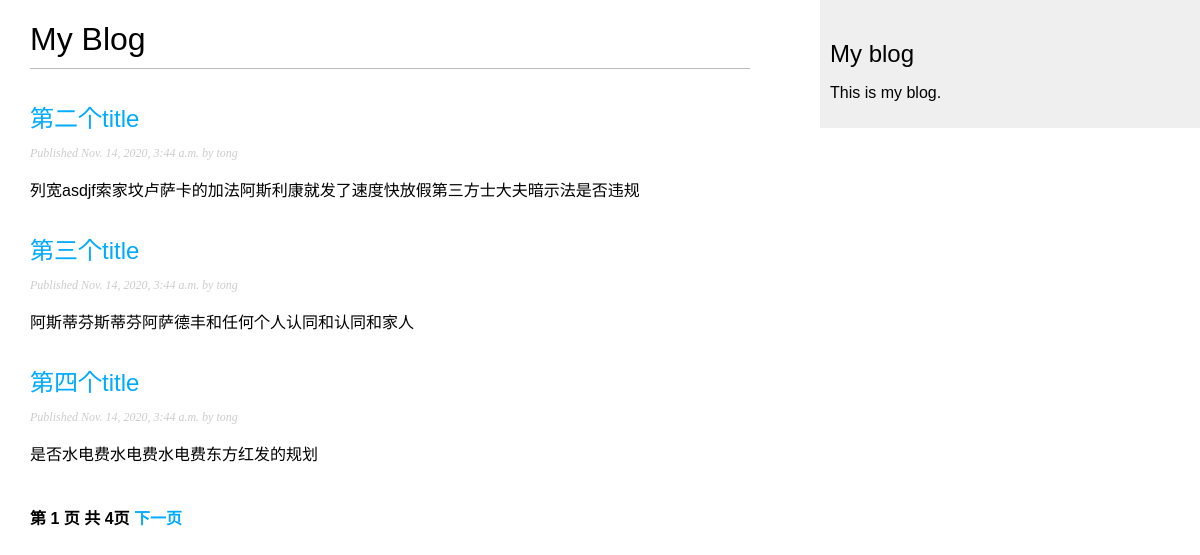
Screenshot of /blog/ with the database file from the repository.
### blog/models.py (models this page shows, shortened)
class Post(models.Model):
    STATUS_CHOICES = {
        ('draft', 'Draft'),
        ('published', 'Published')
    }
    title = models.CharField(max_length=250)
    slug = models.SlugField(max_length=250, unique_for_date='publish')
    author = models.ForeignKey(User, on_delete=models.CASCADE, related_name='blog_posts')
    body = models.TextField()
    publish = models.DateTimeField(default=timezone.now)
    created = models.DateTimeField(auto_now_add=True)
    updated = models.DateTimeField(auto_now=True)
    status = models.CharField(max_length=10, choices=STATUS_CHOICES, default='draft')
    object = models.Manager()
    published = PublishedManager()
    class Meta:
        ordering = ('-publish',)
    def get_absolute_url(self):
        return reverse('blog:post_detail',
                       args=[self.publish.year,
                             self.publish.month,
                             self.publish.day,
                             self.slug])

### blog/views.py (the view)
# urls.py: path('', views.PostListView.as_view(), name='post_list'),
class PostListView(ListView):
    queryset = Post.published.all()
    content_object_name = 'posts'
    paginate_by = 3
    template_name = 'blog/post/list.html'

### blog/templates/blog/post/list.html (shortened to what this page needs)
{% extends "blog/base.html" %}
{% block content %}
    <h1>My Blog</h1>
    {%for post in page_obj %}
        <h2>
            <a href="{{ post.get_absolute_url }}">
                {{ post.title }}
            </a>
        </h2>
        <p class="date">
            Published {{ post.publish }} by {{ post.author }}
        </p>
        {{ post.body|truncatewords:30|linebreaks }}
    {% endfor %}
    {% include "blog/post/pagination.html" with page=page_obj %}
{%endblock%}

### blog/templates/blog/base.html (shortened to what this page needs)
{% load static %}
<!DOCTYPE html>
<html lang="en">
<head>
    <link href="{% static 'css/blog.css' %}" rel="stylesheet">
</head>
<body>
    <div id="content">
        {% block content %}
        {% endblock %}
    </div>
    <div id="sidebar">
        <h2>My blog</h2>
        <p>This is my blog.</p>
    </div>
</body>
</html>

### blog/templates/blog/post/pagination.html (shortened to what this page needs)
<div class="pagination">
    <span class="step-links">
        <span class="current">
            第 {{ page.number }} 页 共 {{ page.paginator.num_pages }}页
        </span>
        {% if page.has_next %}
            <a href="?page={{ page.next_page_number }}"> 下一页</a>
        {% endif %}
    </span>
</div>

### blog/static/css/blog.css (style rules this page uses)
body { margin:0; padding:0; font-family:helvetica, sans-serif; }
a { color:#00abff; text-decoration:none; }
h1 { font-weight:normal; border-bottom:1px solid #bbb; padding:0 0 10px 0; }
h2 { font-weight:normal; margin:30px 0 0; }
#content { float:left; width:60%; padding:0 0 0 30px; }
#sidebar { float:right; width:30%; padding:10px; background:#efefef; height:100%; }
p.date { color:#ccc; font-family: georgia, serif; font-size: 12px; font-style: italic; }
.pagination { margin:40px 0; font-weight:bold; }

### rows the page displays
Post: title "第二个title", publish "Nov. 14, 2020, 3:44 a.m.", author "tong", body "列宽asdjf索家坟卢萨卡的加法阿斯利康就发了速度快放假第三方士大夫暗示法是否违规"
Post: title "第三个title", publish "Nov. 14, 2020, 3:44 a.m.", author "tong", body "阿斯蒂芬斯蒂芬阿萨德丰和任何个人认同和认同和家人"
Post: title "第四个title", publish "Nov. 14, 2020, 3:44 a.m.", author "tong", body "是否水电费水电费水电费东方红发的规划"

### other values shown
{{ page.number }} "1"
{{ page.paginator.num_pages }} "4"
